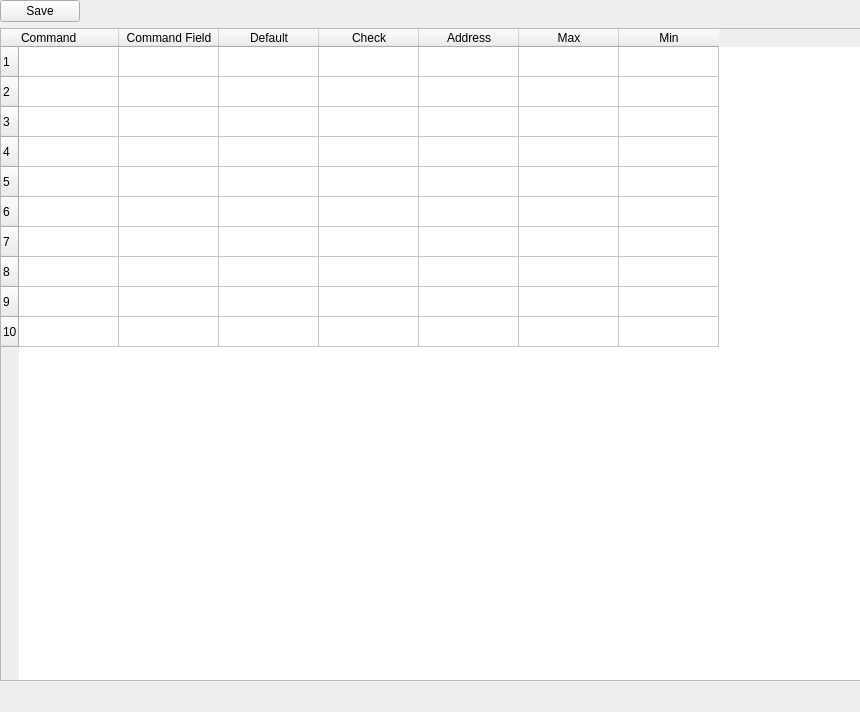
<?xml version="1.0" encoding="UTF-8"?>
<ui version="4.0">
 <class>Form</class>
 <widget class="QWidget" name="Form">
  <property name="geometry">
   <rect>
    <x>0</x>
    <y>0</y>
    <width>860</width>
    <height>712</height>
   </rect>
  </property>
  <property name="sizePolicy">
   <sizepolicy hsizetype="Expanding" vsizetype="Expanding">
    <horstretch>0</horstretch>
    <verstretch>0</verstretch>
   </sizepolicy>
  </property>
  <property name="windowTitle">
   <string>Form</string>
  </property>
  <widget class="QWidget" name="gridLayoutWidget">
   <property name="geometry">
    <rect>
     <x>0</x>
     <y>0</y>
     <width>1041</width>
     <height>681</height>
    </rect>
   </property>
   <layout class="QGridLayout" name="gridLayout">
    <property name="sizeConstraint">
     <enum>QLayout::SetNoConstraint</enum>
    </property>
    <item row="0" column="0">
     <widget class="QPushButton" name="pushButtonSave">
      <property name="sizePolicy">
       <sizepolicy hsizetype="Fixed" vsizetype="Fixed">
        <horstretch>0</horstretch>
        <verstretch>0</verstretch>
       </sizepolicy>
      </property>
      <property name="text">
       <string>Save</string>
      </property>
     </widget>
    </item>
    <item row="1" column="0">
     <widget class="QTableWidget" name="cmdTable">
      <property name="sizePolicy">
       <sizepolicy hsizetype="Expanding" vsizetype="Expanding">
        <horstretch>0</horstretch>
        <verstretch>0</verstretch>
       </sizepolicy>
      </property>
      <property name="rowCount">
       <number>10</number>
      </property>
      <property name="columnCount">
       <number>7</number>
      </property>
      <row/>
      <row/>
      <row/>
      <row/>
      <row/>
      <row/>
      <row/>
      <row/>
      <row/>
      <row/>
      <column>
       <property name="text">
        <string>Command</string>
       </property>
       <property name="textAlignment">
        <set>AlignLeading|AlignTop</set>
       </property>
      </column>
      <column>
       <property name="text">
        <string>Command Field</string>
       </property>
      </column>
      <column>
       <property name="text">
        <string>Default</string>
       </property>
      </column>
      <column>
       <property name="text">
        <string>Check</string>
       </property>
      </column>
      <column>
       <property name="text">
        <string>Address</string>
       </property>
      </column>
      <column>
       <property name="text">
        <string>Max</string>
       </property>
      </column>
      <column>
       <property name="text">
        <string>Min</string>
       </property>
      </column>
      <item row="0" column="0">
       <property name="text">
        <string/>
       </property>
       <property name="textAlignment">
        <set>AlignLeading|AlignTop</set>
       </property>
      </item>
     </widget>
    </item>
   </layout>
  </widget>
 </widget>
 <resources/>
 <connections/>
</ui>
